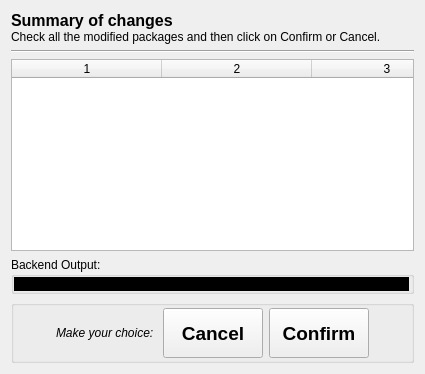
      <widget class="QWidget" name="Confirm">
       <layout class="QVBoxLayout" name="verticalLayout_5">
        <item>
         <layout class="QVBoxLayout" name="verticalLayout_3">
          <item>
           <widget class="QLabel" name="label_5">
            <property name="text">
             <string>&lt;!DOCTYPE HTML PUBLIC &quot;-//W3C//DTD HTML 4.0//EN&quot; &quot;http://www.w3.org/TR/REC-html40/strict.dtd&quot;&gt;
&lt;html&gt;&lt;head&gt;&lt;meta name=&quot;qrichtext&quot; content=&quot;1&quot; /&gt;&lt;style type=&quot;text/css&quot;&gt;
p, li { white-space: pre-wrap; }
&lt;/style&gt;&lt;/head&gt;&lt;body style=&quot; font-family:'Sans Serif'; font-size:9pt; font-weight:400; font-style:normal;&quot;&gt;
&lt;p style=&quot; margin-top:0px; margin-bottom:0px; margin-left:0px; margin-right:0px; -qt-block-indent:0; text-indent:0px;&quot;&gt;&lt;span style=&quot; font-size:12pt; font-weight:600; color:#000000;&quot;&gt;Summary of changes&lt;/span&gt;&lt;/p&gt;
&lt;p style=&quot; margin-top:0px; margin-bottom:0px; margin-left:0px; margin-right:0px; -qt-block-indent:0; text-indent:0px;&quot;&gt;Check all the modified packages and then click on Confirm or Cancel.&lt;/p&gt;&lt;/body&gt;&lt;/html&gt;</string>
            </property>
           </widget>
          </item>
          <item>
           <widget class="Line" name="line">
            <property name="orientation">
             <enum>Qt::Horizontal</enum>
            </property>
           </widget>
          </item>
          <item>
           <layout class="QVBoxLayout" name="verticalLayout_4"/>
          </item>
         </layout>
        </item>
        <item>
         <layout class="QVBoxLayout" name="verticalLayout_2">
          <item>
           <widget class="QTableWidget" name="tableUpgraded">
            <property name="horizontalScrollBarPolicy">
             <enum>Qt::ScrollBarAlwaysOff</enum>
            </property>
            <property name="editTriggers">
             <set>QAbstractItemView::NoEditTriggers</set>
            </property>
            <property name="alternatingRowColors">
             <bool>true</bool>
            </property>
            <property name="selectionMode">
             <enum>QAbstractItemView::NoSelection</enum>
            </property>
            <property name="showGrid">
             <bool>false</bool>
            </property>
            <property name="sortingEnabled">
             <bool>false</bool>
            </property>
            <property name="wordWrap">
             <bool>false</bool>
            </property>
            <property name="cornerButtonEnabled">
             <bool>false</bool>
            </property>
            <property name="columnCount">
             <number>6</number>
            </property>
            <attribute name="horizontalHeaderDefaultSectionSize">
             <number>150</number>
            </attribute>
            <attribute name="horizontalHeaderStretchLastSection">
             <bool>true</bool>
            </attribute>
            <attribute name="verticalHeaderVisible">
             <bool>false</bool>
            </attribute>
            <attribute name="verticalHeaderHighlightSections">
             <bool>false</bool>
            </attribute>
            <column/>
            <column/>
            <column/>
            <column/>
            <column/>
            <column/>
           </widget>
          </item>
          <item>
           <widget class="QGroupBox" name="backGroup">
            <property name="title">
             <string>Backend Output:</string>
            </property>
            <property name="flat">
             <bool>true</bool>
            </property>
            <layout class="QHBoxLayout" name="horizontalLayout_7">
             <property name="leftMargin">
              <number>0</number>
             </property>
             <property name="topMargin">
              <number>0</number>
             </property>
             <property name="rightMargin">
              <number>2</number>
             </property>
             <property name="bottomMargin">
              <number>0</number>
             </property>
             <item>
              <widget class="QLabel" name="backOut">
               <property name="sizePolicy">
                <sizepolicy hsizetype="Preferred" vsizetype="Fixed">
                 <horstretch>0</horstretch>
                 <verstretch>17</verstretch>
                </sizepolicy>
               </property>
               <property name="styleSheet">
                <string notr="true">font: 10pt &quot;Monospace&quot;;
color: rgb(255, 255, 255);
background-color: rgb(0, 0, 0);</string>
               </property>
               <property name="text">
                <string notr="true"/>
               </property>
               <property name="textFormat">
                <enum>Qt::PlainText</enum>
               </property>
               <property name="textInteractionFlags">
                <set>Qt::NoTextInteraction</set>
               </property>
              </widget>
             </item>
            </layout>
           </widget>
          </item>
          <item>
           <widget class="QGroupBox" name="choicesGroup">
            <property name="title">
             <string notr="true"/>
            </property>
            <layout class="QVBoxLayout" name="verticalLayout_7">
             <property name="margin">
              <number>2</number>
             </property>
             <item>
              <layout class="QHBoxLayout" name="horizontalLayout_3">
               <item>
                <spacer name="horizontalSpacer_3">
                 <property name="orientation">
                  <enum>Qt::Horizontal</enum>
                 </property>
                 <property name="sizeHint" stdset="0">
                  <size>
                   <width>40</width>
                   <height>20</height>
                  </size>
                 </property>
                </spacer>
               </item>
               <item>
                <widget class="QLabel" name="label_6">
                 <property name="toolTip">
                  <string notr="true">The time has come to make a choice, Mr. Anderson</string>
                 </property>
                 <property name="text">
                  <string>&lt;!DOCTYPE HTML PUBLIC &quot;-//W3C//DTD HTML 4.0//EN&quot; &quot;http://www.w3.org/TR/REC-html40/strict.dtd&quot;&gt;
&lt;html&gt;&lt;head&gt;&lt;meta name=&quot;qrichtext&quot; content=&quot;1&quot; /&gt;&lt;style type=&quot;text/css&quot;&gt;
p, li { white-space: pre-wrap; }
&lt;/style&gt;&lt;/head&gt;&lt;body style=&quot; font-family:'Sans Serif'; font-size:9pt; font-weight:400; font-style:normal;&quot;&gt;
&lt;p style=&quot; margin-top:0px; margin-bottom:0px; margin-left:0px; margin-right:0px; -qt-block-indent:0; text-indent:0px;&quot;&gt;&lt;span style=&quot; font-style:italic;&quot;&gt;Make your choice: &lt;/span&gt;&lt;/p&gt;&lt;/body&gt;&lt;/html&gt;</string>
                 </property>
                 <property name="textFormat">
                  <enum>Qt::AutoText</enum>
                 </property>
                 <property name="textInteractionFlags">
                  <set>Qt::NoTextInteraction</set>
                 </property>
                </widget>
               </item>
               <item>
                <widget class="QPushButton" name="editCancel">
                 <property name="minimumSize">
                  <size>
                   <width>100</width>
                   <height>50</height>
                  </size>
                 </property>
                 <property name="font">
                  <font>
                   <pointsize>14</pointsize>
                   <weight>75</weight>
                   <bold>true</bold>
                  </font>
                 </property>
                 <property name="toolTip">
                  <string notr="true">You take the blue pill - the story ends, you wake up in your bed and believe whatever you want to believe</string>
                 </property>
                 <property name="text">
                  <string>Cancel</string>
                 </property>
                 <property name="iconSize">
                  <size>
                   <width>26</width>
                   <height>26</height>
                  </size>
                 </property>
                </widget>
               </item>
               <item>
                <widget class="QPushButton" name="editConfirm">
                 <property name="minimumSize">
                  <size>
                   <width>100</width>
                   <height>50</height>
                  </size>
                 </property>
                 <property name="font">
                  <font>
                   <pointsize>14</pointsize>
                   <weight>75</weight>
                   <bold>true</bold>
                  </font>
                 </property>
                 <property name="toolTip">
                  <string notr="true">You take the red pill - you stay in Wonderland and I show you how deep the rabbit-hole goes</string>
                 </property>
                 <property name="text">
                  <string>Confirm</string>
                 </property>
                 <property name="iconSize">
                  <size>
                   <width>26</width>
                   <height>26</height>
                  </size>
                 </property>
                </widget>
               </item>
               <item>
                <spacer name="horizontalSpacer_4">
                 <property name="orientation">
                  <enum>Qt::Horizontal</enum>
                 </property>
                 <property name="sizeHint" stdset="0">
                  <size>
                   <width>40</width>
                   <height>20</height>
                  </size>
                 </property>
                </spacer>
               </item>
              </layout>
             </item>
            </layout>
           </widget>
          </item>
         </layout>
        </item>
       </layout>
      </widget>
